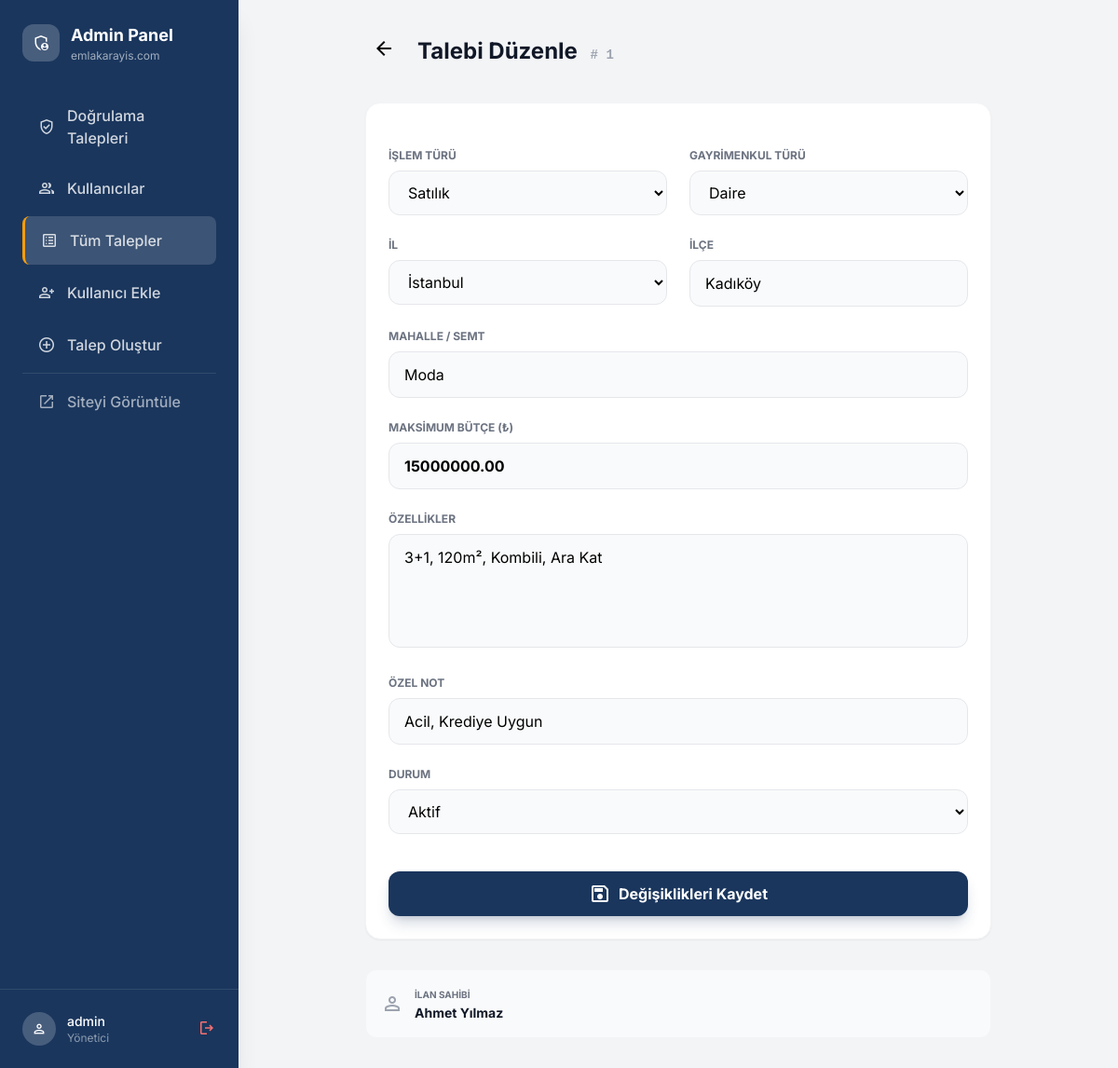
Page /yuklenecek_dosyalar/admin/talep-edit.php?id=1 (signed in) on the committed database.
### tables this page shows
CREATE TABLE `searches` (
    `id` INT UNSIGNED AUTO_INCREMENT PRIMARY KEY,
    `user_id` INT UNSIGNED NOT NULL,
    `transaction_type` ENUM('satilik', 'kiralik') NOT NULL,
    `property_type` ENUM('daire', 'villa', 'arsa', 'ticari', 'rezidans', 'mustakil', 'ofis', 'dukkan', 'depo') NOT NULL,
    `city` VARCHAR(50) NOT NULL,
    `district` VARCHAR(50) DEFAULT NULL,
    `neighborhood` VARCHAR(100) DEFAULT NULL,
    `max_price` DECIMAL(15,2) NOT NULL,
    `features` TEXT DEFAULT NULL,
    `special_note` VARCHAR(100) DEFAULT NULL,
    `duration_days` INT DEFAULT 7,
    `status` ENUM('active', 'expired', 'closed') DEFAULT 'active',
    `expires_at` DATETIME NOT NULL,
    `created_at` TIMESTAMP DEFAULT CURRENT_TIMESTAMP,
    FOREIGN KEY (`user_id`) REFERENCES `users`(`id`) ON DELETE CASCADE,
    INDEX `idx_status` (`status`),
    INDEX `idx_transaction` (`transaction_type`),
    INDEX `idx_property` (`property_type`),
    INDEX `idx_city` (`city`),
    INDEX `idx_expires` (`expires_at`)
);

CREATE TABLE `users` (
    `id` INT UNSIGNED AUTO_INCREMENT PRIMARY KEY,
    `phone` VARCHAR(20) NOT NULL UNIQUE,
    `agent_name` VARCHAR(100) NOT NULL,
    `agency_name` VARCHAR(150) DEFAULT NULL,
    `instagram` VARCHAR(100) DEFAULT NULL,
    `is_verified` TINYINT(1) DEFAULT 0,
    `is_active` TINYINT(1) DEFAULT 1,
    `remember_token` VARCHAR(64) DEFAULT NULL,
    `created_at` TIMESTAMP DEFAULT CURRENT_TIMESTAMP,
    INDEX `idx_phone` (`phone`),
    INDEX `idx_verified` (`is_verified`)
);

### yuklenecek_dosyalar/config.php (called while the page is built, shortened)
<?php
$PROPERTY_TYPES = [
    'daire' => ['label' => 'Daire', 'icon' => 'apartment', 'bg' => 'bg-blue-50', 'border' => 'border-blue-300', 'text' => 'text-blue-800', 'badge' => 'bg-blue-600'],
    'villa' => ['label' => 'Villa', 'icon' => 'villa', 'bg' => 'bg-purple-50', 'border' => 'border-purple-300', 'text' => 'text-purple-800', 'badge' => 'bg-purple-600'],
    'arsa' => ['label' => 'Arsa', 'icon' => 'landscape', 'bg' => 'bg-amber-50', 'border' => 'border-amber-300', 'text' => 'text-amber-800', 'badge' => 'bg-amber-600'],
    'ticari' => ['label' => 'Ticari', 'icon' => 'store', 'bg' => 'bg-red-50', 'border' => 'border-red-300', 'text' => 'text-red-800', 'badge' => 'bg-red-600'],
    'rezidans' => ['label' => 'Rezidans', 'icon' => 'domain', 'bg' => 'bg-cyan-50', 'border' => 'border-cyan-300', 'text' => 'text-cyan-800', 'badge' => 'bg-cyan-600'],
    'mustakil' => ['label' => 'Müstakil', 'icon' => 'house', 'bg' => 'bg-teal-50', 'border' => 'border-teal-300', 'text' => 'text-teal-800', 'badge' => 'bg-teal-600'],
    'ofis' => ['label' => 'Ofis', 'icon' => 'corporate_fare', 'bg' => 'bg-indigo-50', 'border' => 'border-indigo-300', 'text' => 'text-indigo-800', 'badge' => 'bg-indigo-600'],
    'dukkan' => ['label' => 'Dükkan', 'icon' => 'storefront', 'bg' => 'bg-pink-50', 'border' => 'border-pink-300', 'text' => 'text-pink-800', 'badge' => 'bg-pink-600'],
    'depo' => ['label' => 'Depo', 'icon' => 'warehouse', 'bg' => 'bg-gray-100', 'border' => 'border-gray-300', 'text' => 'text-gray-800', 'badge' => 'bg-gray-600']
];
$CITIES = [
    'Adana',
    'Adıyaman',
    'Afyonkarahisar',
    'Ağrı',
    'Aksaray',
    'Amasya',
    'Ankara',
    'Antalya',
    'Ardahan',
    'Artvin',
    'Aydın',
    'Balıkesir',
    'Bartın',
    'Batman',
    'Bayburt',
    'Bilecik',
    'Bingöl',
    'Bitlis',
    'Bolu',
    'Burdur',
    'Bursa',
    'Çanakkale',
    'Çankırı',
    'Çorum',
    'Denizli',
    'Diyarbakır',
    'Düzce',
    'Edirne',
    'Elazığ',
    'Erzincan',
    'Erzurum',
    'Eskişehir',
    'Gaziantep',
    'Giresun',
    'Gümüşhane',
    'Hakkari',
    'Hatay',
    'Iğdır',
    'Isparta',
    'İstanbul',
    'İzmir',
    'Kahramanmaraş',
    'Karabük',
    'Karaman',
    'Kars',
    'Kastamonu',
    'Kayseri',
    'Kırıkkale',
    'Kırklareli',
    'Kırşehir',
    'Kilis',
    'Kocaeli',
    'Konya',
    'Kütahya',
    'Malatya',
    'Manisa',
    'Mardin',
    'Mersin',
    'Muğla',
    'Muş',
    'Nevşehir',
    'Niğde',
    'Ordu',
    'Osmaniye',
    'Rize',
    'Sakarya',
    'Samsun',
    'Siirt',
    'Sinop',
    'Sivas',
    'Şanlıurfa',
    'Şırnak',
    'Tekirdağ',
    'Tokat',
    'Trabzon',
    'Tunceli',
    'Uşak',
    'Van',
    'Yalova',
    'Yozgat',
    'Zonguldak'
];

### yuklenecek_dosyalar/includes/functions.php (called while the page is built, shortened)
<?php
function e($string)
{
    return htmlspecialchars($string ?? '', ENT_QUOTES, 'UTF-8');
}

### yuklenecek_dosyalar/admin/talep-edit.php (the view, shortened to what this page needs)
<?php
require_once __DIR__ . '/includes/header.php';
$id = (int) ($_GET['id'] ?? 0);
$stmt = $pdo->prepare("SELECT s.*, u.agent_name FROM searches s JOIN users u ON s.user_id = u.id WHERE s.id = ?");
$stmt->execute([$id]);
$request = $stmt->fetch();
?>
<div class="max-w-2xl mx-auto">
    <div class="flex items-center gap-4 mb-8">
        <a href="talepler.php" class="p-2 hover:bg-gray-100 rounded-full transition-colors">
            <span class="material-symbols-outlined">arrow_back</span>
        </a>
        <h1 class="text-2xl font-bold text-gray-900">Talebi Düzenle <span class="text-gray-400 font-mono text-sm ml-2">#
                <?= $id ?>
            </span></h1>
    </div>
    <div class="bg-white rounded-2xl shadow-sm border border-gray-100 overflow-hidden">
        <form method="POST" class="p-6 space-y-6">
            <div class="grid grid-cols-1 sm:grid-cols-2 gap-6">
                <div>
                    <label class="block text-xs font-bold text-gray-500 uppercase mb-2">İşlem Türü</label>
                    <select name="transaction_type"
                        class="w-full px-4 py-3 bg-gray-50 border border-gray-200 rounded-xl outline-none focus:ring-2 focus:ring-primary">
                        <option value="satilik" <?= $request['transaction_type'] === 'satilik' ? 'selected' : '' ?>>Satılık
                        </option>
                    </select>
                </div>
                <div>
                    <label class="block text-xs font-bold text-gray-500 uppercase mb-2">Gayrimenkul Türü</label>
                    <select name="property_type"
                        class="w-full px-4 py-3 bg-gray-50 border border-gray-200 rounded-xl outline-none focus:ring-2 focus:ring-primary">
                        <?php foreach ($PROPERTY_TYPES as $key => $type): ?>
                            <option value="<?= $key ?>" <?= $request['property_type'] === $key ? 'selected' : '' ?>>
                                <?= $type['label'] ?>
                            </option>
                        <?php endforeach; ?>
                    </select>
                </div>
            </div>
            <div class="grid grid-cols-1 sm:grid-cols-2 gap-6">
                <div>
                    <label class="block text-xs font-bold text-gray-500 uppercase mb-2">İl</label>
                    <select name="city"
                        class="w-full px-4 py-3 bg-gray-50 border border-gray-200 rounded-xl outline-none focus:ring-2 focus:ring-primary">
                        <?php foreach ($CITIES as $city): ?>
                            <option value="<?= $city ?>" <?= $request['city'] === $city ? 'selected' : '' ?>>
                                <?= $city ?>
                            </option>
                        <?php endforeach; ?>
                    </select>
                </div>
                <div>
                    <label class="block text-xs font-bold text-gray-500 uppercase mb-2">İlçe</label>
                    <input type="text" name="district" value="<?= e($request['district']) ?>"
                        class="w-full px-4 py-3 bg-gray-50 border border-gray-200 rounded-xl outline-none focus:ring-2 focus:ring-primary">
                </div>
            </div>
            <div>
                <label class="block text-xs font-bold text-gray-500 uppercase mb-2">Mahalle / Semt</label>
                <input type="text" name="neighborhood" value="<?= e($request['neighborhood']) ?>"
                    class="w-full px-4 py-3 bg-gray-50 border border-gray-200 rounded-xl outline-none focus:ring-2 focus:ring-primary">
            </div>
            <div>
                <label class="block text-xs font-bold text-gray-500 uppercase mb-2">Maksimum Bütçe (₺)</label>
                <input type="number" name="max_price" value="<?= e($request['max_price']) ?>"
                    class="w-full px-4 py-3 bg-gray-50 border border-gray-200 rounded-xl outline-none focus:ring-2 focus:ring-primary font-bold">
            </div>
            <div>
                <label class="block text-xs font-bold text-gray-500 uppercase mb-2">Özellikler</label>
                <textarea name="features" rows="4" maxlength="200"
                    class="w-full px-4 py-3 bg-gray-50 border border-gray-200 rounded-xl outline-none focus:ring-2 focus:ring-primary resize-none"><?= e($request['features']) ?></textarea>
            </div>
            <div>
                <label class="block text-xs font-bold text-gray-500 uppercase mb-2">Özel Not</label>
                <input type="text" name="special_note" value="<?= e($request['special_note']) ?>"
                    class="w-full px-4 py-3 bg-gray-50 border border-gray-200 rounded-xl outline-none focus:ring-2 focus:ring-primary">
            </div>
            <div>
                <label class="block text-xs font-bold text-gray-500 uppercase mb-2">Durum</label>
                <select name="status"
                    class="w-full px-4 py-3 bg-gray-50 border border-gray-200 rounded-xl outline-none focus:ring-2 focus:ring-primary">
                    <option value="active" <?= $request['status'] === 'active' ? 'selected' : '' ?>>Aktif</option>
                </select>
            </div>
            <div class="pt-4 flex items-center gap-4">
                <button type="submit"
                    class="flex-1 bg-primary hover:bg-primary-dark text-white font-bold py-3 px-6 rounded-xl shadow-lg shadow-primary/20 transition-all flex items-center justify-center gap-2">
                    <span class="material-symbols-outlined">save</span>
                    Değişiklikleri Kaydet
                </button>
            </div>
        </form>
    </div>
    <div class="mt-8 p-4 bg-gray-50 rounded-xl border border-gray-100">
        <div class="flex items-center gap-3">
            <span class="material-symbols-outlined text-gray-400">person</span>
            <div class="text-sm">
                <span class="text-gray-500 uppercase font-bold text-[10px] block">İlan Sahibi</span>
                <span class="font-bold text-gray-900">
                    <?= e($request['agent_name']) ?>
                </span>
            </div>
        </div>
    </div>
</div>
<?php require_once __DIR__ . '/includes/footer.php'; ?>

### yuklenecek_dosyalar/admin/includes/header.php (style rules this page uses)
body { font-family: 'Inter', sans-serif; }

### rows in the picture
searches: transaction_type "Satılık", property_type "Daire", city "İstanbul", district "Kadıköy", neighborhood "Moda", max_price "15000000.00", features "3+1, 120m², Kombili, Ara Kat", special_note "Acil, Krediye Uygun", status "Aktif", user.agent_name "Ahmet Yılmaz"

### other values in the picture
$_SESSION['admin_username'] "admin"
$id "1"
